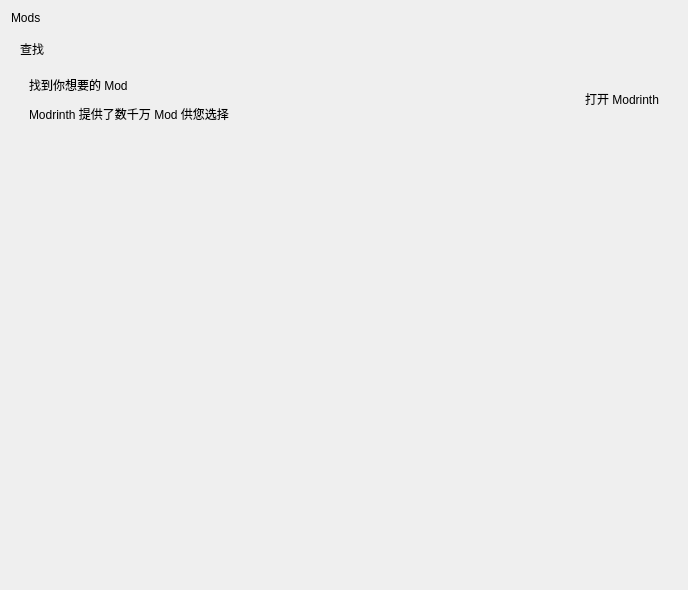
<?xml version="1.0" encoding="UTF-8"?>
<ui version="4.0">
 <class>Form</class>
 <widget class="QWidget" name="Form">
  <property name="geometry">
   <rect>
    <x>0</x>
    <y>0</y>
    <width>688</width>
    <height>590</height>
   </rect>
  </property>
  <property name="sizePolicy">
   <sizepolicy hsizetype="Preferred" vsizetype="Expanding">
    <horstretch>0</horstretch>
    <verstretch>0</verstretch>
   </sizepolicy>
  </property>
  <property name="windowTitle">
   <string>Form</string>
  </property>
  <property name="styleSheet">
   <string>
    @import url('https://cdn.jsdelivr.net/gh/zhiyiYo/PyQt-Fluent-Widgets@main/qfluentwidgets.qss');
   </string>
  </property>
  <layout class="QVBoxLayout" name="verticalLayout">
   <item>
    <widget class="TitleLabel" name="TitleLabel">
     <property name="text">
      <string>Mods</string>
     </property>
    </widget>
   </item>
   <item>
    <widget class="SmoothScrollArea" name="SmoothScrollArea">
     <property name="styleSheet">
      <string notr="true">background: transparent; border: none</string>
     </property>
     <property name="widgetResizable">
      <bool>true</bool>
     </property>
     <widget class="QWidget" name="scrollAreaWidgetContents">
      <property name="geometry">
       <rect>
        <x>0</x>
        <y>0</y>
        <width>670</width>
        <height>529</height>
       </rect>
      </property>
      <layout class="QVBoxLayout" name="verticalLayout_2">
       <item>
        <widget class="SubtitleLabel" name="label_6">
         <property name="text">
          <string>查找</string>
         </property>
        </widget>
       </item>
       <item>
        <widget class="CardWidget" name="CardWidget">
         <property name="minimumSize">
          <size>
           <width>0</width>
           <height>70</height>
          </size>
         </property>
         <layout class="QHBoxLayout" name="horizontalLayout_2">
          <item>
           <layout class="QVBoxLayout" name="verticalLayout_4">
            <item>
             <widget class="StrongBodyLabel" name="StrongBodyLabel_17">
              <property name="text">
               <string>找到你想要的 Mod</string>
              </property>
             </widget>
            </item>
            <item>
             <widget class="CaptionLabel" name="CaptionLabel_5">
              <property name="sizePolicy">
               <sizepolicy hsizetype="Expanding" vsizetype="Preferred">
                <horstretch>0</horstretch>
                <verstretch>0</verstretch>
               </sizepolicy>
              </property>
              <property name="text">
               <string>Modrinth 提供了数千万 Mod 供您选择</string>
              </property>
              <property name="wordWrap">
               <bool>true</bool>
              </property>
              <property name="lightColor" stdset="0">
               <color alpha="150">
                <red>0</red>
                <green>0</green>
                <blue>0</blue>
               </color>
              </property>
              <property name="darkColor" stdset="0">
               <color alpha="200">
                <red>255</red>
                <green>255</green>
                <blue>255</blue>
               </color>
              </property>
             </widget>
            </item>
           </layout>
          </item>
          <item>
           <spacer name="horizontalSpacer_10">
            <property name="orientation">
             <enum>Qt::Horizontal</enum>
            </property>
            <property name="sizeHint" stdset="0">
             <size>
              <width>165</width>
              <height>20</height>
             </size>
            </property>
           </spacer>
          </item>
          <item>
           <widget class="PushButton" name="Modrinth">
            <property name="text">
             <string>打开 Modrinth</string>
            </property>
           </widget>
          </item>
         </layout>
        </widget>
       </item>
       <item>
        <spacer name="verticalSpacer">
         <property name="orientation">
          <enum>Qt::Vertical</enum>
         </property>
         <property name="sizeHint" stdset="0">
          <size>
           <width>20</width>
           <height>40</height>
          </size>
         </property>
        </spacer>
       </item>
      </layout>
     </widget>
    </widget>
   </item>
  </layout>
 </widget>
 <customwidgets>
  <customwidget>
   <class>PushButton</class>
   <extends>QPushButton</extends>
   <header>qfluentwidgets</header>
  </customwidget>
  <customwidget>
   <class>CardWidget</class>
   <extends>QFrame</extends>
   <header>qfluentwidgets</header>
   <container>1</container>
  </customwidget>
  <customwidget>
   <class>SmoothScrollArea</class>
   <extends>QScrollArea</extends>
   <header>qfluentwidgets</header>
   <container>1</container>
  </customwidget>
  <customwidget>
   <class>CaptionLabel</class>
   <extends>QLabel</extends>
   <header>qfluentwidgets</header>
  </customwidget>
  <customwidget>
   <class>StrongBodyLabel</class>
   <extends>QLabel</extends>
   <header>qfluentwidgets</header>
  </customwidget>
  <customwidget>
   <class>SubtitleLabel</class>
   <extends>QLabel</extends>
   <header>qfluentwidgets</header>
  </customwidget>
  <customwidget>
   <class>TitleLabel</class>
   <extends>QLabel</extends>
   <header>qfluentwidgets</header>
  </customwidget>
 </customwidgets>
 <resources/>
 <connections/>
</ui>
